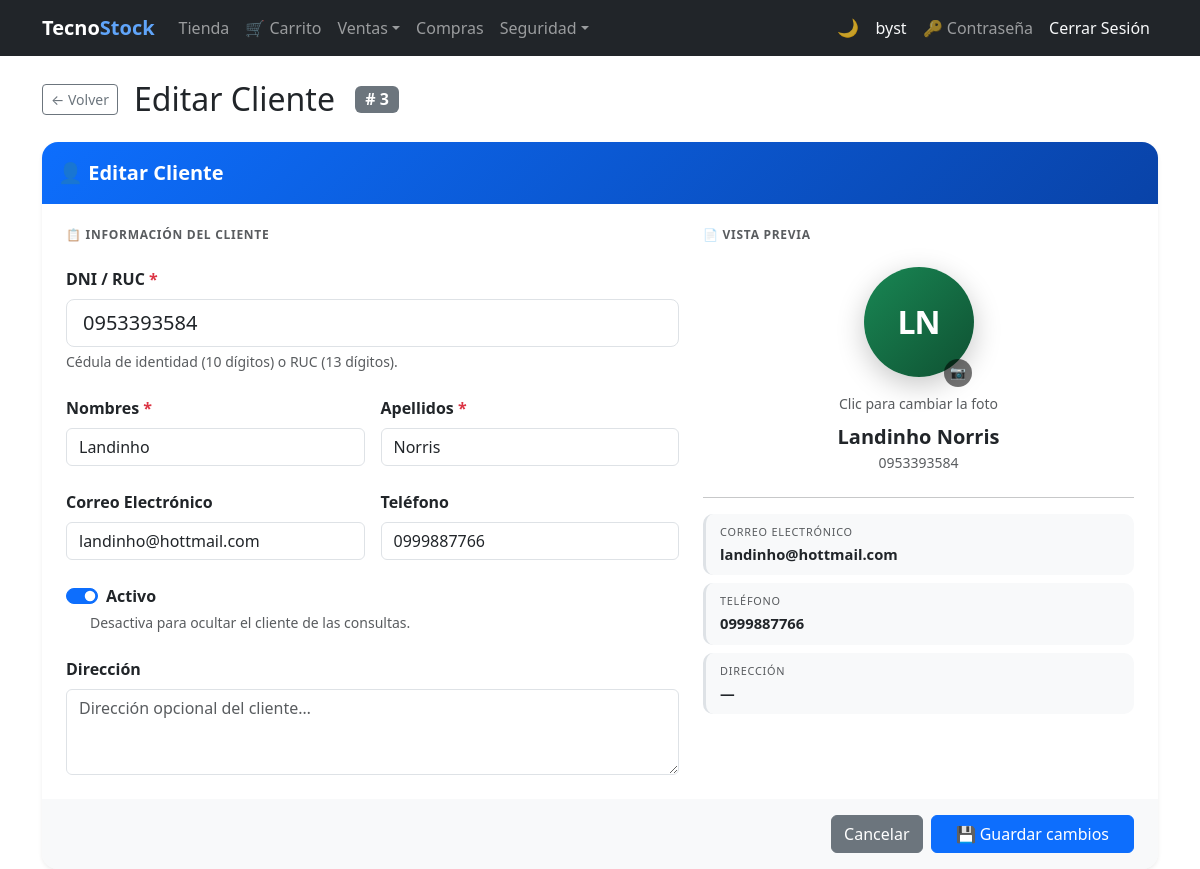
The app's page /customers/3/edit/ (signed in) with its own data.
### billing/models.py (models this page shows, shortened)
class Customer(models.Model):
    user       = models.OneToOneField(
                     settings.AUTH_USER_MODEL, null=True, blank=True,
                     on_delete=models.SET_NULL, related_name='customer_account',
                     verbose_name='Cuenta de usuario')
    dni        = models.CharField(max_length=13, unique=True, verbose_name='DNI/RUC', validators=[validate_cedula_ec])
    first_name = models.CharField(max_length=100)
    last_name  = models.CharField(max_length=100)
    email      = models.EmailField(blank=True, null=True)
    phone      = models.CharField(max_length=20, blank=True, null=True)
    address    = models.TextField(blank=True, null=True)
    photo      = models.ImageField(upload_to='customer/', blank=True, null=True, verbose_name='Foto')
    is_active  = models.BooleanField(default=True)
    created_at = models.DateTimeField(auto_now_add=True)
    updated_at = models.DateTimeField(auto_now=True)
    class Meta:
        ordering = ['last_name', 'first_name']

### billing/views.py (the view)
# urls.py: path('customers/<int:pk>/edit/', views.CustomerUpdateView.as_view(), name='customer_update'),
class CustomerUpdateView(LoginRequiredMixin, UpdateView):
    model         = Customer
    form_class    = CustomerForm
    template_name = 'billing/customer_form.html'
    success_url   = reverse_lazy('billing:customer_list')

### security/templatetags/security_tags.py (called while the page is built)
@register.filter(name='has_group')
def has_group(user, group_name):
    if not user.is_authenticated:
        return False
    if user.is_superuser:  # el superusuario ve todo
        return True
    return user.groups.filter(name=group_name).exists()

### billing/templates/billing/customer_form.html (shortened to what this page needs)
{% extends 'billing/base.html' %}
{% block content %}
<div class="d-flex align-items-center gap-3 mb-4">
  <a href="{% url 'billing:customer_list' %}" class="btn btn-outline-secondary btn-sm">&#8592; Volver</a>
  <h2 class="mb-0">
    {% if form.instance.pk %}Editar Cliente{% else %}Registrar Cliente{% endif %}
  </h2>
  {% if form.instance.pk %}
  <span class="badge bg-secondary fs-6 ms-1"># {{ form.instance.pk }}</span>
  {% endif %}
</div>
<form method="post" enctype="multipart/form-data" novalidate>
  <div class="card border-0 shadow-sm rounded-4 overflow-hidden">
    <div class="card-header border-0 py-3 inv-card-header">
      <span class="text-white fw-bold fs-5">
        &#128100; {% if form.instance.pk %}Editar{% else %}Registrar{% endif %} Cliente
      </span>
    </div>
    <div class="card-body p-4">
      <div class="row g-4 align-items-start">
        <div class="col-md-7">
          <h6 class="text-muted text-uppercase fw-semibold mb-4 dm-section-label">
            &#128203; Información del Cliente
          </h6>
          <div class="mb-4">
            <label class="form-label fw-semibold" for="{{ form.dni.id_for_label }}">
              {{ form.dni.label }} <span class="text-danger">*</span>
            </label>
            {{ form.dni }}
            {% if form.dni.help_text %}
            <div class="form-text">{{ form.dni.help_text }}</div>
            {% endif %}
          </div>
          <div class="row g-3 mb-4">
            <div class="col-sm-6">
              <label class="form-label fw-semibold" for="{{ form.first_name.id_for_label }}">
                {{ form.first_name.label }} <span class="text-danger">*</span>
              </label>
              {{ form.first_name }}
            </div>
            <div class="col-sm-6">
              <label class="form-label fw-semibold" for="{{ form.last_name.id_for_label }}">
                {{ form.last_name.label }} <span class="text-danger">*</span>
              </label>
              {{ form.last_name }}
            </div>
          </div>
          <div class="row g-3 mb-4">
            <div class="col-sm-6">
              <label class="form-label fw-semibold" for="{{ form.email.id_for_label }}">
                {{ form.email.label }}
              </label>
              {{ form.email }}
            </div>
            <div class="col-sm-6">
              <label class="form-label fw-semibold" for="{{ form.phone.id_for_label }}">
                {{ form.phone.label }}
              </label>
              {{ form.phone }}
            </div>
          </div>
          <div class="mb-4">
            <div class="form-check form-switch">
              {{ form.is_active }}
              <label class="form-check-label fw-semibold" for="{{ form.is_active.id_for_label }}">
                {{ form.is_active.label }}
              </label>
            </div>
            {% if form.is_active.help_text %}
            <div class="form-text ms-4">{{ form.is_active.help_text }}</div>
            {% endif %}
          </div>
          <div class="mb-0">
            <label class="form-label fw-semibold" for="{{ form.address.id_for_label }}">
              {{ form.address.label }}
            </label>
            {{ form.address }}
          </div>
        </div>
        <div class="col-md-5">
          <h6 class="text-muted text-uppercase fw-semibold mb-4 dm-section-label">
            &#128196; Vista Previa
          </h6>
          <div class="text-center mb-4">
            <div class="cf-photo-zone mx-auto mb-1" id="cfPhotoZone" title="Clic para cambiar la foto">
              <div id="cfAvatar" class="dm-avatar cf-avatar cf-photo-circle">
                <span id="cfInitials" class="{% if form.instance.photo %}d-none{% endif %}">?</span>
              </div>
              <span class="cf-camera-badge">&#128247;</span>
            </div>
            <small class="text-muted d-block mb-2">Clic para cambiar la foto</small>
            <div id="cfFullName" class="fw-bold fs-5 text-dark">—</div>
            <div id="cfDni" class="text-muted small">—</div>
          </div>
          <hr class="mb-3">
          <div class="d-flex flex-column gap-2">
            <div class="dm-field">
              <small class="dm-label">Correo Electrónico</small>
              <div id="cfEmail" class="dm-value">—</div>
            </div>
            <div class="dm-field">
              <small class="dm-label">Teléfono</small>
              <div id="cfPhone" class="dm-value">—</div>
            </div>
            <div class="dm-field">
              <small class="dm-label">Dirección</small>
              <div id="cfAddress" class="dm-value">—</div>
            </div>
          </div>
        </div>
      </div>
    </div>
    <div class="card-footer bg-light border-0 d-flex gap-2 justify-content-end py-3 px-4">
      <a href="{% url 'billing:customer_list' %}" class="btn btn-secondary">
        Cancelar
      </a>
      <button type="submit" class="btn btn-primary px-4">
        &#128190; {% if form.instance.pk %}Guardar cambios{% else %}Registrar Cliente{% endif %}
      </button>
    </div>
  </div>
</form>
{% endblock %}

### billing/templates/billing/base.html (shortened to what this page needs)
{% load security_tags %}
<!DOCTYPE html>
<html lang="es">
<head>
  <link href="https://cdn.jsdelivr.net/npm/bootstrap@5.3.0/dist/css/bootstrap.min.css" rel="stylesheet">
</head>
<body>
<nav class="navbar navbar-expand-lg navbar-dark bg-dark">
  <div class="container">
    <a class="navbar-brand fw-bold" href="{% url 'billing:home' %}">Tecno<span class="nav-brand-accent">Stock</span></a>
    <div class="collapse navbar-collapse" id="nav">
      <ul class="navbar-nav me-auto">
        {% if user.is_authenticated %}
        {% if user|has_group:'Cliente' %}
        <li class="nav-item"><a class="nav-link" href="{% url 'store:catalog' %}">Tienda</a></li>
        <li class="nav-item"><a class="nav-link" href="{% url 'store:cart' %}">&#128722; Carrito</a></li>
        {% endif %}
        <li class="nav-item dropdown">
          <a class="nav-link dropdown-toggle" href="#" role="button" data-bs-toggle="dropdown" aria-expanded="false">Ventas</a>
        </li>
        {% if user|has_group:'Analista de Compras' or user|has_group:'Administrador' or not user|has_any_group %}
        <li class="nav-item"><a class="nav-link" href="{% url 'purchasing:purchase_list' %}">Compras</a></li>
        {% endif %}
        {% if user|has_group:'Administrador' %}
        <li class="nav-item dropdown">
          <a class="nav-link dropdown-toggle" href="#" role="button" data-bs-toggle="dropdown" aria-expanded="false">Seguridad</a>
        </li>
        {% endif %}
        {% endif %}
      </ul>
      <ul class="navbar-nav align-items-center">
        <li class="nav-item"><button type="button" class="theme-toggle-btn" id="theme-toggle" onclick="toggleTheme()" title="Cambiar tema claro / oscuro"><span id="theme-icon">&#127769;</span></button></li>
        <li class="nav-item">{% if user.is_authenticated %}<a class="nav-link text-light" href="{% url 'billing:dashboard' %}">{{ user.username }}</a>{% endif %}</li>
        <li class="nav-item">{% if user.is_authenticated %}<a class="nav-link" href="{% url 'password_change' %}" title="Cambiar contraseña">&#128273; Contraseña</a>{% endif %}</li>
        <li class="nav-item">{% if user.is_authenticated %}<form method="post" action="{% url 'logout' %}" class="d-inline">{% csrf_token %}<button type="submit" class="nav-link btn btn-link text-light btn-nav-link">Cerrar Sesión</button></form>{% else %}<a class="nav-link" href="{% url 'login' %}">Iniciar Sesión</a>{% endif %}</li>
      </ul>
    </div>
  </div>
</nav>
<div class="container mt-4">
  {% block content %}{% endblock %}
</div>
</body>
</html>

### billing/templates/billing/customer_form.html (style rules this page uses)
.cf-photo-zone { position: relative; display: inline-block; cursor: pointer; }
.cf-photo-circle { width: 110px; height: 110px; border-radius: 50%; overflow: hidden; }
.cf-camera-badge { position: absolute; bottom: 2px; right: 2px; background: rgba(0,0,0,.55); color: #fff; border-radius: 50%; width: 28px; height: 28px; display: flex; align-items: center; justify-content: center; font-size: .8rem; pointer-events: none; }

### billing/templates/billing/base.html (style rules this page uses)
.dm-avatar { width: 110px; height: 110px; border-radius: 50%; display: flex; align-items: center; justify-content: center; margin: 0 auto 12px; font-size: 2.2rem; font-weight: 800; color: #fff; box-shadow: 0 8px 28px rgba(0,0,0,.22); letter-spacing: -1px; -webkit-user-select: none; user-select: none; }
.dm-field { background: var(--bs-tertiary-bg); border-radius: 10px; padding: 10px 14px; border-left: 3px solid var(--bs-border-color); height: 100%; transition: border-color .2s; }
.dm-label { font-size: .68rem; text-transform: uppercase; letter-spacing: .07em; color: var(--bs-secondary-color); display: block; margin-bottom: 3px; }
.dm-value { font-size: .92rem; font-weight: 600; color: var(--bs-body-color); word-break: break-word; }
.dm-section-label { letter-spacing: .06em; font-size: .75rem; }
.inv-card-header { background: linear-gradient(135deg,#0d6efd 0%,#0943a8 100%); }
.cf-avatar { background: linear-gradient(135deg,#198754,#0f5132); font-size: 2rem; }
.btn-nav-link { text-decoration: none; }
.nav-brand-accent { color: #60a5fa; }
.theme-toggle-btn { background: none; border: none; cursor: pointer; font-size: 1.1rem; line-height: 1; padding: .375rem .5rem; border-radius: .375rem; transition: background .2s; color: rgba(255,255,255,.75); }

### records on screen
Customer: instance.pk "3", dni "0953393584", first_name "Landinho", last_name "Norris", email "landinho@hottmail.com", phone "0999887766", is_active "☑"

### other values on screen
{{ user.username }} "byst"
